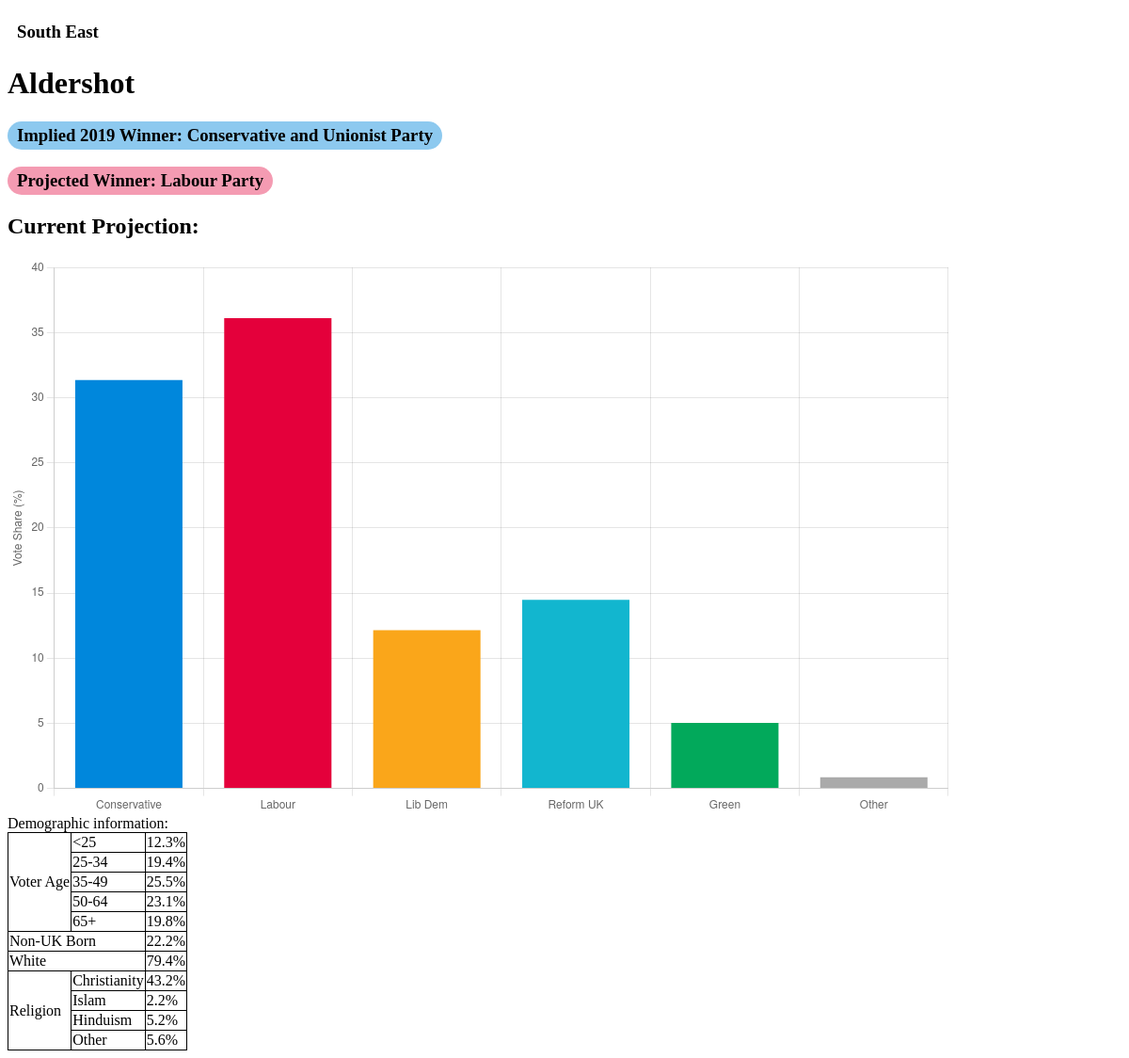
/constituency/E14001063/, run on the app's committed database.
### model/models.py (models this page shows)
class Constituency(models.Model):
    class Regions(models.TextChoices):
        NORTH_EAST = 'NE','North East'
        NORTH_WEST = 'NW','North West'
        YORKSHIRE = 'Y','Yorkshire and the Humber'
        WEST_MIDLANDS = 'WM','West Midlands'
        EAST_MIDLANDS = 'EM','East Midlands'
        SOUTH_WEST = 'SW','South West'
        SOUTH_EAST = 'SE','South East'
        LONDON = 'L','London'
        EAST = 'E','East of England'
        SCOTLAND = 'S','Scotland'
        WALES = 'W','Wales'
    name = models.CharField(max_length=64, unique=True, verbose_name='Constituency Name')
    id = models.CharField(max_length=9, primary_key=True)
    region = models.CharField(max_length=2, choices=Regions.choices, verbose_name='Region')
    winner2019 = models.CharField(max_length=4, choices=Parties.choices, verbose_name='2019 Winner')
    age_under_25 = models.DecimalField(max_digits=4,decimal_places=1)
    age_25_34 = models.DecimalField(max_digits=4,decimal_places=1)
    age_35_49 = models.DecimalField(max_digits=4,decimal_places=1)
    age_50_64 = models.DecimalField(max_digits=4,decimal_places=1)
    age_over_65 = models.DecimalField(max_digits=4,decimal_places=1)
    immigrant = models.DecimalField(max_digits=4,decimal_places=1)
    white = models.DecimalField(max_digits=4,decimal_places=1)
    religion_christian = models.DecimalField(max_digits=4,decimal_places=1)
    religion_islam = models.DecimalField(max_digits=4,decimal_places=1)
    religion_hindu = models.DecimalField(max_digits=4,decimal_places=1)
    religion_other = models.DecimalField(max_digits=4,decimal_places=1)
    base_con = models.DecimalField(max_digits=4,decimal_places=3, blank=True, null=True)
    base_lab = models.DecimalField(max_digits=4,decimal_places=3, blank=True, null=True)
    base_ld = models.DecimalField(max_digits=4,decimal_places=3, blank=True, null=True)
    base_ref = models.DecimalField(max_digits=4,decimal_places=3, blank=True, null=True)
    base_grn = models.DecimalField(max_digits=4,decimal_places=3, blank=True, null=True)
    base_snp = models.DecimalField(max_digits=4,decimal_places=3, blank=True, null=True)
    base_pc = models.DecimalField(max_digits=4,decimal_places=3, blank=True, null=True)
    base_min = models.DecimalField(max_digits=4,decimal_places=3, blank=True, null=True)
    basic_projection = models.OneToOneField(Projection, related_name='basic_projections', on_delete=models.DO_NOTHING, blank=True, null=True)
    detailed_projection = models.OneToOneField(Projection, related_name='detailed_projections', on_delete=models.DO_NOTHING, blank=True, null=True)
    def __str__(self):
        return self.name
    class Meta:
        ordering = ['name']
        verbose_name = 'constituency'
        verbose_name_plural = 'constituencies'

### model/views.py (the view)
# urls.py: path("constituency/<str:constituency_id>/", views.constituency, name="constituency"),
def constituency(request, constituency_id):
    constituency = get_object_or_404(Constituency, pk=constituency_id)
    projection = baseVoteshare(constituency)
    pr_winner = max(projection, key=projection.get)
    context = {"constituency": constituency, "projection": projection, "pr_winnner": pr_winner}
    return render(request, "models/constituency.html", context)

### model/templatetags/custom_filters.py (called while the page is built)
@register.filter
def long_party_name(value):
    try:
        return Parties(value).label
    except KeyError:
        return value

@register.filter
def medium_party_name(value):
    if value == "Con":
        return "Conservative"
    if value == "Lab":
        return "Labour"
    if value == "LD":
        return "Lib Dem"
    if value == "Ref":
        return "Reform UK"
    if value == "Grn":
        return "Green"
    if value == "PC":
        return "Plaid Cymru"
    if value == "Oth":
        return "Other"
    return value

@register.filter
def party_colour(value):
    if value == "Con":
        return "#0087dc"
    if value == "Lab":
        return "#e4003b"
    if value == "LD":
        return "#faa61a"
    if value == "SNP":
        return "#fdf38e"
    if value == "Ref":
        return "#12b6cf"
    if value == "Grn":
        return "#02a95b"
    if value == "PC":
        return "#004A43"
    return "#AAAAAA"

### model/templates/models/constituency.html (shortened to what this page needs)
<!DOCTYPE html>
<head>
    {% load static %}
    {% load custom_filters %}
    <link rel="stylesheet" href="{% static 'style.css'%}">
</head>
<body>
    <h3>{{ constituency.get_region_display }}</h3>
    <h1>{{ constituency }}</h1>
    <h3 class="{{constituency.winner2019}}">Implied 2019 Winner: {{ constituency.get_winner2019_display }}</h3>
    <h3 class="{{pr_winnner}}">Projected Winner: {{ pr_winnner|long_party_name }}</h3>
    <h2>Current Projection: </h2>
    <canvas id="ProjectionChart"></canvas>
    <script>
        var ctx = document.getElementById('ProjectionChart').getContext('2d')
        var electionChart = new Chart(ctx, {
            type: 'bar',
            data: {
                labels: [{% for party in projection %}'{{ party|medium_party_name }}'{% if not forloop.last %}, {% endif %}{% endfor %}],
                datasets: [{
                    label: 'Vote Share (%)',
                    data: [{% for voteshare in projection.values %}'{{ voteshare }}'{% if not forloop.last %}, {% endif %}{% endfor %}],
                    backgroundColor: [{% for party in projection %}'{{ party|party_colour }}'{% if not forloop.last %}, {% endif %}{% endfor %}],
                }]
            },
            options: {
                scales :{
                    y: {
                        display: true,
                        beginAtZero: true,
                        title: {
                            display: true,
                            text: 'Vote Share (%)'
                        }
                    }
                },
                plugins: {
                    legend: {
                        display: false
                    }
               }
            }
        });
    </script>
    Demographic information:
    <table>
        <tr>
            <td rowspan="5">Voter Age</td>
            <td>&lt;25</td>
            <td>{{ constituency.age_under_25 }}%</td>
        </tr>
        <tr>
            <td>25-34</td>
            <td>{{ constituency.age_25_34 }}%</td>
        </tr>
        <tr>
            <td>35-49</td>
            <td>{{ constituency.age_35_49 }}%</td>
        </tr>
        <tr>
            <td>50-64</td>
            <td>{{ constituency.age_50_64 }}%</td>
        </tr>
        <tr>
            <td>65+</td>
            <td>{{ constituency.age_over_65 }}%</td>
        </tr>
        <tr>
            <td colspan="2">Non-UK Born</td>
            <td>{{ constituency.immigrant }}%</td>
        </tr>
        <tr>
            <td colspan="2">White</td>
            <td>{{ constituency.white }}%</td>
        </tr>
        <tr>
            <td rowspan="4">Religion</td>
            <td>Christianity</td>
            <td>{{ constituency.religion_christian }}%</td>
        </tr>
        <tr>
            <td>Islam</td>
            <td>{{ constituency.religion_islam }}%</td>
        </tr>
        <tr>
            <td>Hinduism</td>
            <td>{{ constituency.religion_hindu }}%</td>
        </tr>
        <tr>
            <td>Other</td>
            <td>{{ constituency.religion_other }}%</td>
        </tr>
    </table>
</body>

### model/static/style.css (style rules this page uses)
table, th, td { border: 1px solid; border-collapse: collapse; }
h3 { border-radius: 50px; padding: 4px 10px 4px 10px; max-width: fit-content; }
.Con, .con { background-color: rgb(141,201,239); }
.Lab, .lab { background-color: rgb(244,155,178); }
#ProjectionChart { max-width: 1000px; max-height: 600px; }

### data on the page
Constituency: region "South East", name "Aldershot", winner2019 "Conservative and Unionist Party", age_under_25 "12.3", age_25_34 "19.4", age_35_49 "25.5", age_50_64 "23.1", age_over_65 "19.8", immigrant "22.2", white "79.4", religion_christian "43.2", religion_islam "2.2", religion_hindu "5.2", religion_other "5.6"

### other printed values
{{ pr_winnner|long_party_name }} "Labour Party"
chart data {{ voteshare }} 31.36302682647193, 36.112162123406534, 12.153652106606502, 14.47799209001781, 5.031055029462816, 0.8621118240344112
